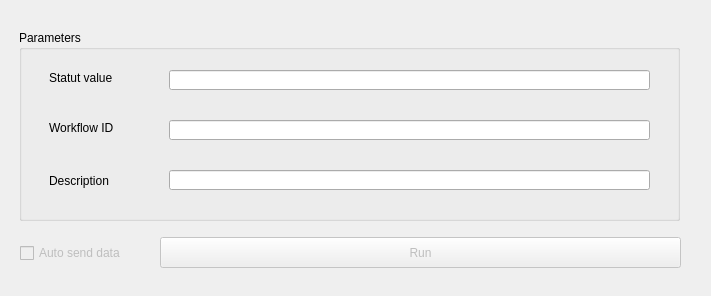
<?xml version="1.0" encoding="UTF-8"?>
<ui version="4.0">
 <class>Form</class>
 <widget class="QWidget" name="Form">
  <property name="geometry">
   <rect>
    <x>0</x>
    <y>0</y>
    <width>711</width>
    <height>296</height>
   </rect>
  </property>
  <property name="windowTitle">
   <string>Form</string>
  </property>
  <widget class="QGroupBox" name="groupBox">
   <property name="geometry">
    <rect>
     <x>19</x>
     <y>30</y>
     <width>661</width>
     <height>191</height>
    </rect>
   </property>
   <property name="title">
    <string>Parameters</string>
   </property>
   <widget class="QLineEdit" name="Description">
    <property name="geometry">
     <rect>
      <x>150</x>
      <y>140</y>
      <width>481</width>
      <height>20</height>
     </rect>
    </property>
   </widget>
   <widget class="QLineEdit" name="WorkflowId">
    <property name="geometry">
     <rect>
      <x>150</x>
      <y>90</y>
      <width>481</width>
      <height>20</height>
     </rect>
    </property>
   </widget>
   <widget class="QLabel" name="label_3">
    <property name="geometry">
     <rect>
      <x>30</x>
      <y>130</y>
      <width>141</width>
      <height>41</height>
     </rect>
    </property>
    <property name="text">
     <string>Description</string>
    </property>
   </widget>
   <widget class="QLabel" name="label_2">
    <property name="geometry">
     <rect>
      <x>30</x>
      <y>90</y>
      <width>141</width>
      <height>16</height>
     </rect>
    </property>
    <property name="text">
     <string>Workflow ID</string>
    </property>
   </widget>
   <widget class="QLineEdit" name="StatutValue">
    <property name="geometry">
     <rect>
      <x>150</x>
      <y>40</y>
      <width>481</width>
      <height>20</height>
     </rect>
    </property>
   </widget>
   <widget class="QLabel" name="label">
    <property name="geometry">
     <rect>
      <x>30</x>
      <y>40</y>
      <width>141</width>
      <height>16</height>
     </rect>
    </property>
    <property name="text">
     <string>Statut value</string>
    </property>
   </widget>
  </widget>
  <widget class="QPushButton" name="pushButton_send">
   <property name="enabled">
    <bool>false</bool>
   </property>
   <property name="geometry">
    <rect>
     <x>160</x>
     <y>237</y>
     <width>521</width>
     <height>31</height>
    </rect>
   </property>
   <property name="text">
    <string>Run</string>
   </property>
  </widget>
  <widget class="QCheckBox" name="checkBox_send">
   <property name="enabled">
    <bool>false</bool>
   </property>
   <property name="geometry">
    <rect>
     <x>20</x>
     <y>243</y>
     <width>121</width>
     <height>20</height>
    </rect>
   </property>
   <property name="text">
    <string>Auto send data</string>
   </property>
  </widget>
 </widget>
 <resources/>
 <connections/>
</ui>
